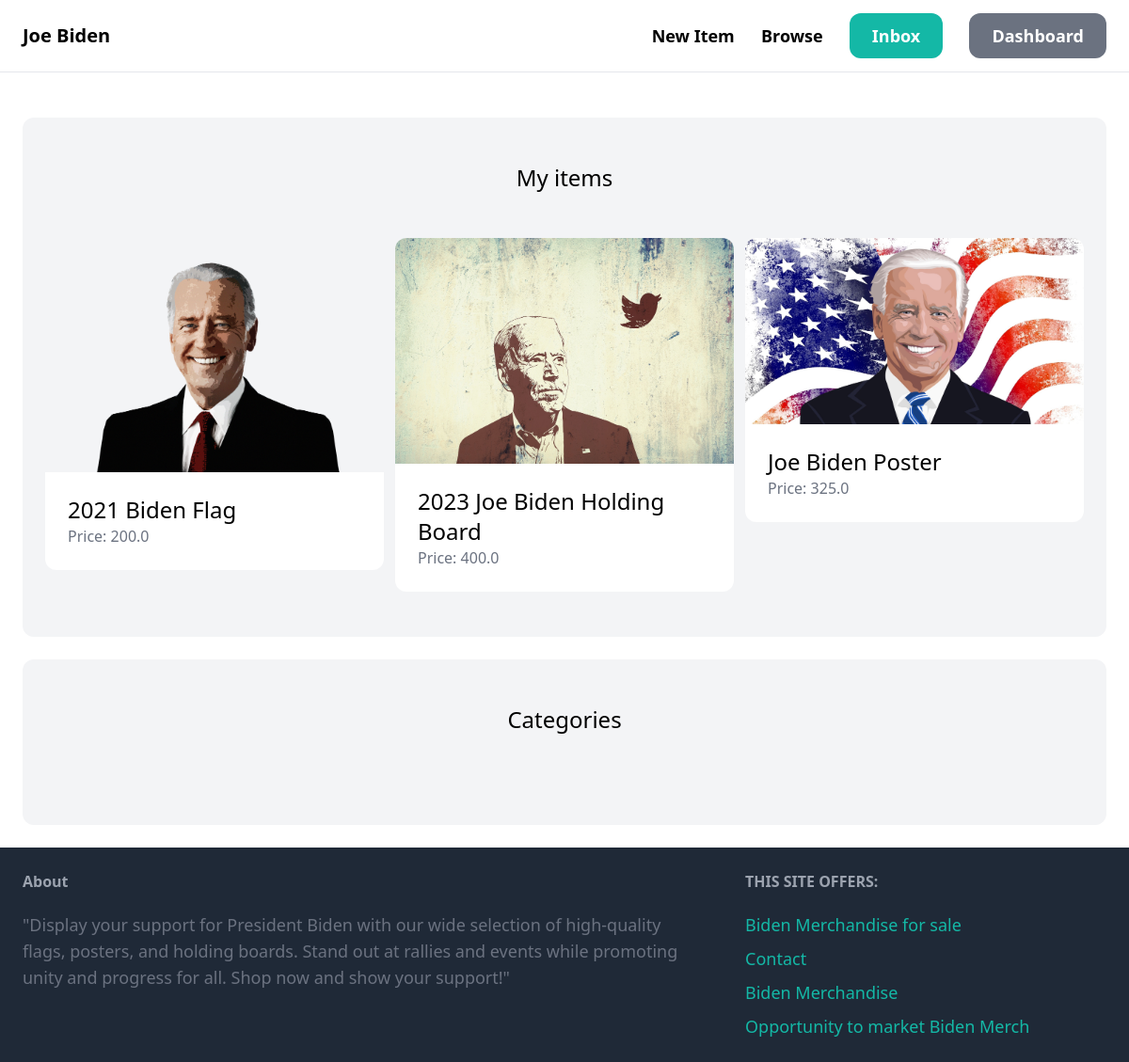
/dashboard/ (signed in), run on the app's committed database.
### item/models.py (models this page shows, shortened)
class Item(models.Model):
    category = models.ForeignKey(Category, related_name='items', on_delete=models.CASCADE)
    name = models.CharField(max_length=255)
    description = models.TextField(blank=True, null=True)
    price = models.FloatField()
    image = models.ImageField(upload_to='item_images', blank=True, null=True)
    is_sold = models.BooleanField(default=False)
    created_by = models.ForeignKey(User, related_name='items', on_delete=models.CASCADE)
    created_at = models.DateTimeField(auto_now_add=True)

### dashboard/views.py (the view)
# urls.py: path('', views.index, name='index'),
@login_required
def index(request):
    items = Item.objects.filter(created_by=request.user)
    return render(request, 'dashboard/index.html', {
        'items': items,
    })

### dashboard/templates/dashboard/index.html (shortened to what this page needs)
{% extends 'core/base.html' %}
{% block content %}
    <div class="mt-6 px-6 py-12 bg-gray-100 rounded-xl">
        <h2 class="mb-12 text-2xl text-center">My items</h2>
        <div class="grid grid-cols-3 gap-3">
            {% for item in items %}
                <div>
                    <a href="{% url 'item:detail' item.id %}">
                        <div>
                            <img src="{{ MEDIA_URL }}{{ item.image }}" class="rounded-t-xl">
                        </div>
                        <div class="p-6 bg-white rounded-b-xl">
                            <h2 class="text-2xl">{{ item.name }}</h2>
                            <p class="text-gray-500">Price: {{ item.price}}</p>
                        </div>
                    </a>
                </div>
            {% endfor %}
        </div>
    </div>
     <div class="mt-6 px-6 py-12 bg-gray-100 rounded-xl">
        <h2 class="mb-12 text-2xl text-center">Categories</h2>
    </div>
{% endblock %}

### data on the page
Item: image (picture), name "2021 Biden Flag", price "200.0"
Item: image (picture), name "2023 Joe Biden Holding Board", price "400.0"
Item: image (picture), name "Joe Biden Poster", price "325.0"
